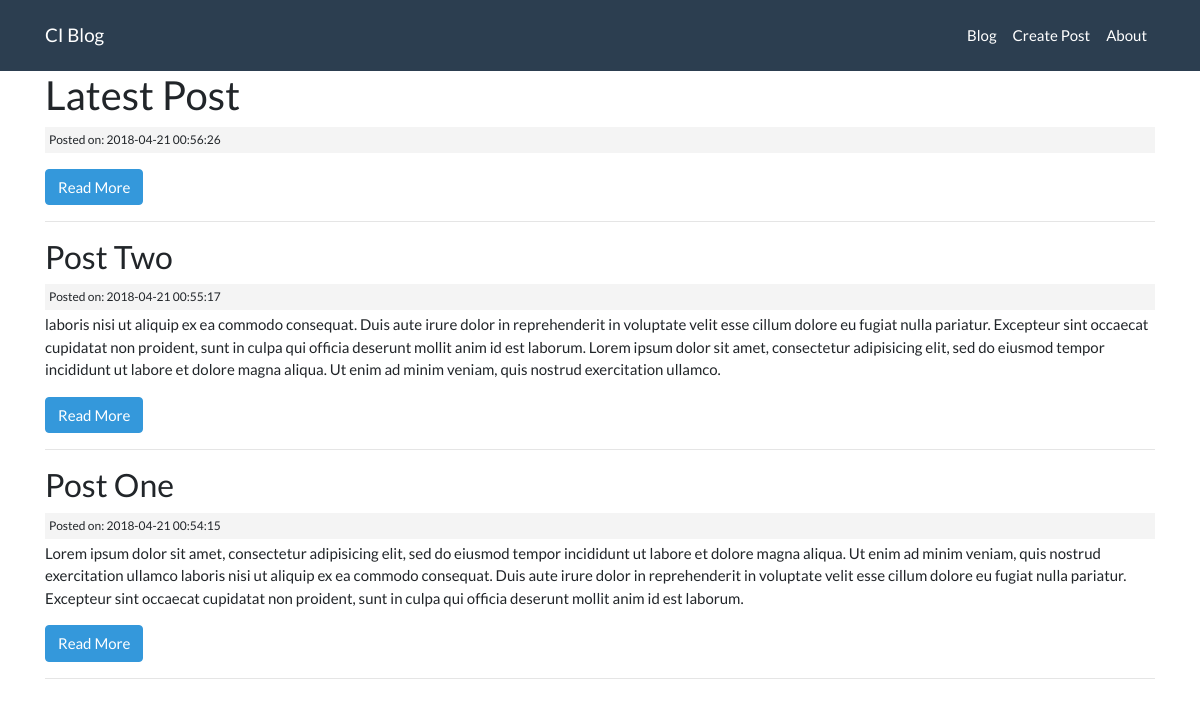
Page /posts on the earlier database version.
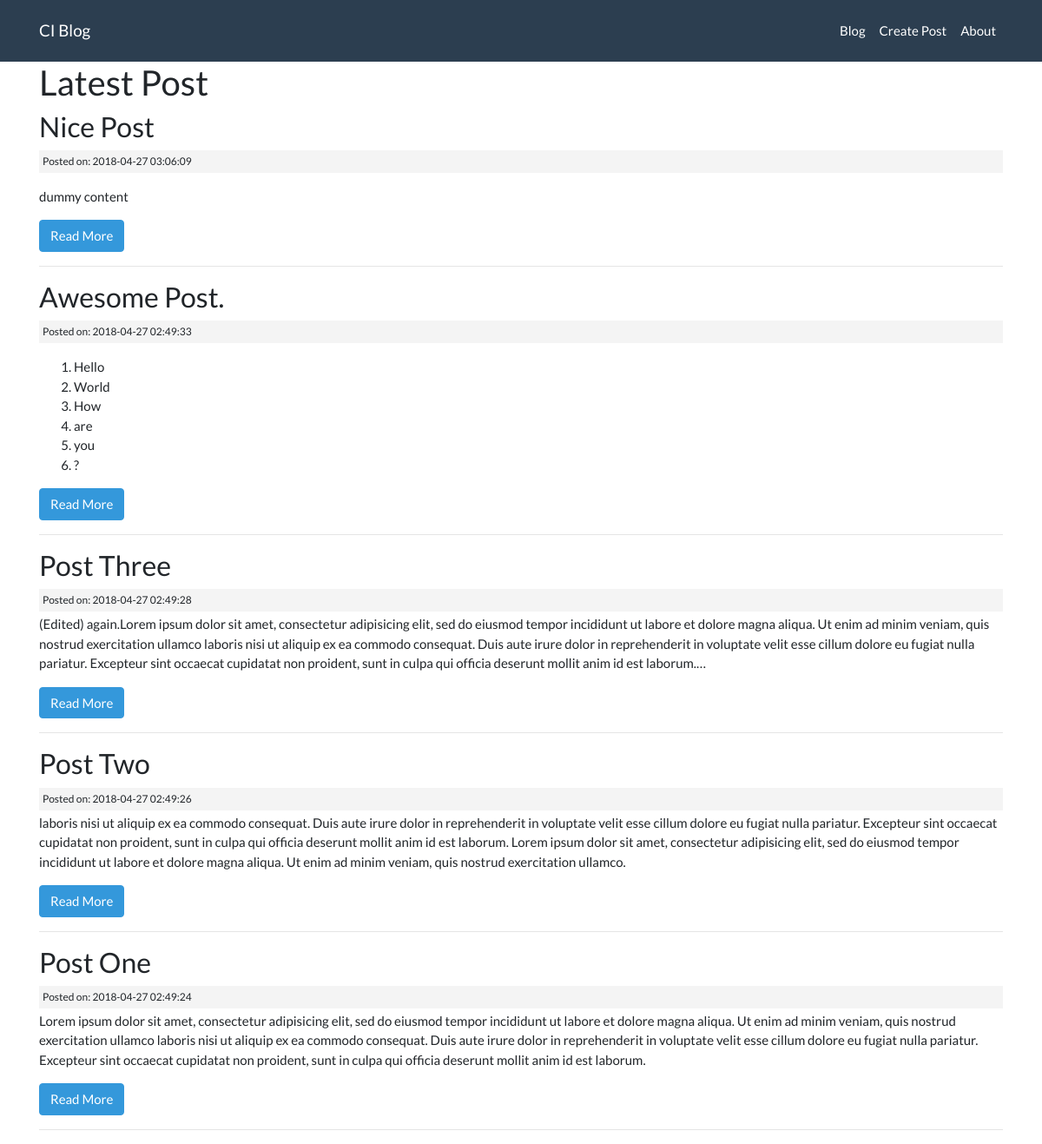
Same page on the later database version.
### tables this page shows
CREATE TABLE `posts` (
  `id` int(10) NOT NULL,
  `category_id` int(10) DEFAULT NULL,
  `title` varchar(50) DEFAULT NULL,
  `slug` varchar(50) DEFAULT NULL,
  `body` text,
  `created_at` timestamp NULL DEFAULT CURRENT_TIMESTAMP ON UPDATE CURRENT_TIMESTAMP
);

### main/controllers/Posts.php (called while the page is built, shortened)
<?php
    class Posts extends CI_Controller{
        public function index(){
            $data['title']='Latest Post';
            $data['posts']=$this->Post_model->get_posts();
            $this->load->view('../themes/views/header.php');
            $this->load->view('../themes/views/posts/index', $data);
            $this->load->view('../themes/views/footer.php');
        }
    }
?>

### index.php (called while the page is built, shortened)
<?php
require_once BASEPATH.'core/CodeIgniter.php';

### main/models/Post_model.php (called while the page is built, shortened)
<?php
    class Post_model extends CI_Model{
        public function get_posts($slug=FALSE){
            if($slug===FALSE){
                $this->db->order_by('id','DESC');
                $query=$this->db->get('posts');
                return $query->result_array();
            }
            $query=$this->db->get_where('posts',array('slug'=>$slug));
            return $query->row_array();
        }
    }
?>

### main/themes/views/posts/index.php (the view)
<h2><?= $title ?></h2>
<?php foreach($posts as $post): ?>
    <h3><?php echo $post['title'] ?></h3>
    <small class="post-date">Posted on: <?php echo $post['created_at'] ?></small>
    <p><?php echo word_limiter($post['body'],70); ?></p>
    <a class="btn btn-info" href="<?php echo site_url('/posts/'.$post['slug']); ?>">Read More</a>
    <hr/>
<?php endforeach; ?>

### main/themes/views/header.php (shortened to what this page needs)
<!DOCTYPE html>
<html lang="en">
    <head>
        <link rel="stylesheet" href="<?php echo base_url(); ?>assets/css/bootwatch.flat.css">
        <link rel="stylesheet" href="<?php echo base_url(); ?>assets/css/style.css">
    </head>
    <body>
        <nav class="navbar navbar-expand-lg navbar-dark bg-primary">
            <div class="container">
                <a class="navbar-brand" href="<?php echo base_url(); ?>">CI Blog</a>
                <div id="navbar">
                    <ul class="nav navbar-nav">
                        <li class="nav-item">
                            <a class="nav-link" href="<?php echo base_url(); ?>posts">Blog</a>
                        </li>
                        <li class="nav-item">
                            <a class="nav-link" href="<?php echo base_url(); ?>posts/create">Create Post</a>
                        </li>
                        <li class="nav-item">
                            <a class="nav-link" href="<?php echo base_url(); ?>about">About</a>
                        </li>
                    </ul>
                </div>
            </div>
        </nav>
        <div class="container">

### main/themes/views/footer.php (shortened to what this page needs)
        </div>
    </body>
</html>

### assets/css/style.css (style rules this page uses)
.post-date { background-color: #f4f4f4; padding: 4px; margin: 3px 0; display: block; }

Differences in the rows shown:
removed posts: created_at "2018-04-21 00:56:26"
added posts: title "Nice Post", created_at "2018-04-27 03:06:09", body "dummy content"
added posts: title "Awesome Post.", created_at "2018-04-27 02:49:33", body "Hello World How are you ?"
added posts: title "Post Three", created_at "2018-04-27 02:49:28", body "(Edited) again.Lorem ipsum dolor sit amet, consectetur adipisicing elit, sed do eiusmod tempor incididunt ut labore et dolore magna aliqua. Ut enim ad minim veniam, quis nostrud exercitation ullamco laboris nisi ut aliquip ex ea commodo consequat. Duis aute irure dolor in reprehenderit in voluptate velit esse cillum dolore eu fugiat nulla pariatur. Excepteur sint occaecat cupidatat non proident, sunt in culpa qui officia deserunt mollit anim id est laborum.…"
changed posts "Post Two": created_at "2018-04-21 00:55:17" → "2018-04-27 02:49:26"
changed posts "Post One": created_at "2018-04-21 00:54:15" → "2018-04-27 02:49:24"
